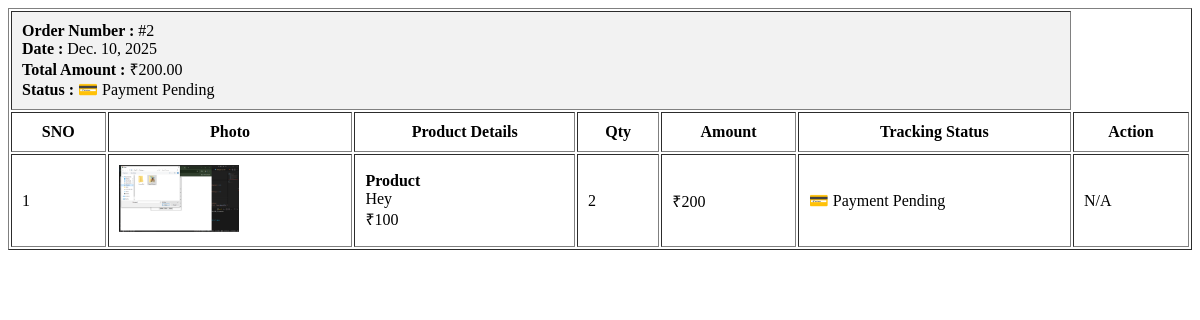
/User/MyBooking/ (signed in), run on an earlier commit of the app's database.
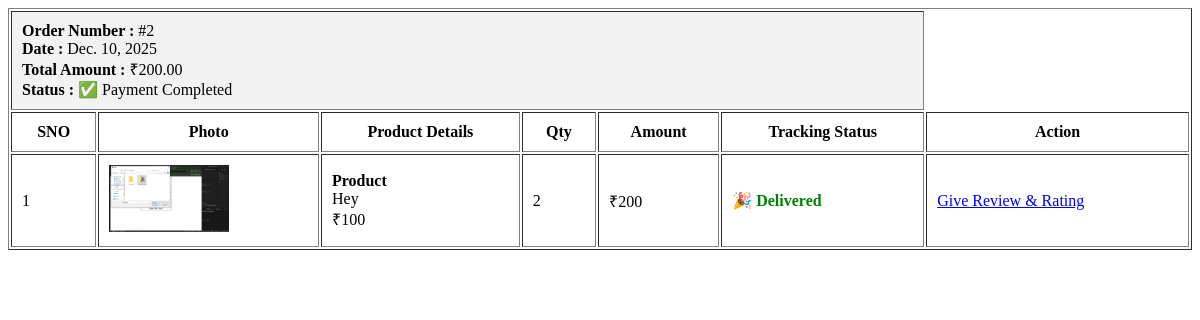
And on a later commit of the database.
### User/models.py (models this page shows)
class tbl_booking(models.Model):
    booking_date = models.DateField(auto_now_add=True)
    booking_status = models.IntegerField(default=0)
    booking_amount = models.CharField(null=True)
    user = models.ForeignKey(tbl_user, on_delete=models.CASCADE)

class tbl_cart(models.Model):
    cart_quantity = models.IntegerField(default=1)
    cart_status = models.IntegerField(default=0)
    booking = models.ForeignKey(tbl_booking, on_delete=models.CASCADE)
    product = models.ForeignKey(tbl_product, on_delete=models.CASCADE)

### Seller/models.py (models this page shows)
class tbl_product(models.Model):
    product_name = models.CharField(max_length=100)
    product_description = models.CharField(max_length=500)
    product_price = models.IntegerField()
    product_photo = models.FileField(upload_to='Assets/ProductPhotos/')
    seller = models.ForeignKey(tbl_seller, on_delete=models.CASCADE)
    subcategory = models.ForeignKey(tbl_subcategory, on_delete=models.CASCADE)

### User/views.py (the view)
# urls.py: path('MyBooking/',views.MyBooking,name="MyBooking"),
def MyBooking(request):
    bookingdata = tbl_booking.objects.filter(user=request.session['uid'],booking_status__gte=0)
    return render(request,"User/MyBooking.html",{'bookingdata':bookingdata})

### User/Templates/User/MyBooking.html (shortened to what this page needs)
{% load mathfilters %}
<!DOCTYPE html>
<html lang="en">
<head>
</head>
<body>
    <table border="1" cellpadding="10" width="100%">
        {% for i in bookingdata %}
        <tr style="background:#f2f2f2">
            <td colspan="6">
                <strong>Order Number :</strong> #{{ i.id }} <br>
                <strong>Date :</strong> {{ i.booking_date }} <br>
                <strong>Total Amount :</strong> ₹{{ i.booking_amount }} <br>
                <strong>Status :</strong>
                {% if i.booking_status == 1 %}
                💳 Payment Pending
                {% elif i.booking_status == 2 %}
                ✅ Payment Completed
                {% elif i.booking_status == 3 %}
                <span style="color:green;font-weight:bold;">
                    🎉 Booking Completed
                </span>
                {% endif %}
            </td>
        </tr>
        <tr>
            <th>SNO</th>
            <th>Photo</th>
            <th>Product Details</th>
            <th>Qty</th>
            <th>Amount</th>
            <th>Tracking Status</th>
            <th>Action</th>
        </tr>
        {% for j in i.tbl_cart_set.all %}
        <tr>
            <td>{{ forloop.counter }}</td>
            <td>
                <img src="{{ j.product.product_photo.url }}" width="120">
            </td>
            <td>
                <strong>{{ j.product.product_name }}</strong><br>
                {{ j.product.product_description }}<br>
                ₹{{ j.product.product_price }}
            </td>
            <td>{{ j.cart_quantity }}</td>
            <td>₹{{ j.cart_quantity|mul:j.product.product_price }}</td>
            <td>
                {% if j.cart_status == 1 %} 💳 Payment Pending {% endif %}
                {% if j.cart_status == 6 %}
                <span style="color:green;font-weight:bold;">
                    🎉 Delivered
                </span>
                {% endif %}
            </td>
            <td>
                {% if j.cart_status == 6 %}
                <a href="{% url 'User:rating' j.product.id %}">Give Review & Rating</a>
                {% else %}
                N/A
                {% endif %}
            </td>
        </tr>
        {% empty %}
        <tr>
            <td colspan="6">No items found</td>
        </tr>
        {% endfor %}
        {% empty %}
        <tr>
            <td colspan="6">No bookings found</td>
        </tr>
        {% endfor %}
    </table>
</body>
</html>

What changed in the data, as far as the page shows it:
changed tbl_booking id 2: booking_status "💳 Payment Pending" → "✅ Payment Completed"
changed tbl_cart "Product": cart_status "💳 Payment Pending N/A" → "🎉 Delivered Give Review & Rating"
